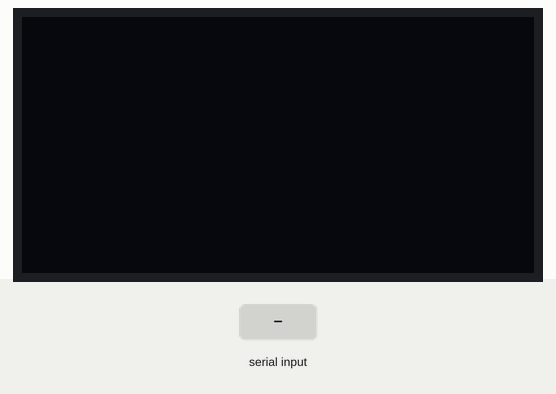
Simulated run of this sketch. Board: Arduino Uno, built with avr-gcc and run on an emulated ATmega328P. Shown: 128×64 one-colour display. Inputs (shaded band) come from the test bench.

Above: at 1.2 s.
1.3 s: "1\n" received over Serial
At 2.1 s:
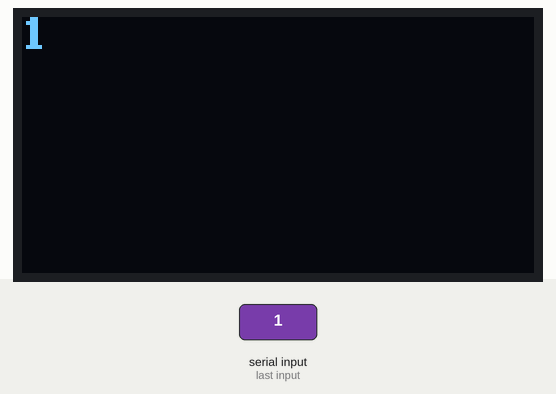
2.8 s: "0\n" received over Serial
At 3.3 s:
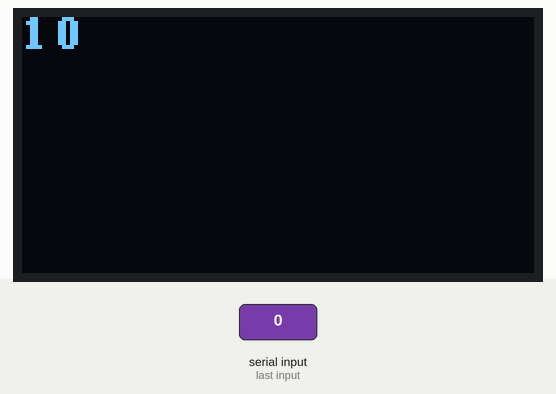
4.3 s: "2\n" received over Serial
At 5.7 s:
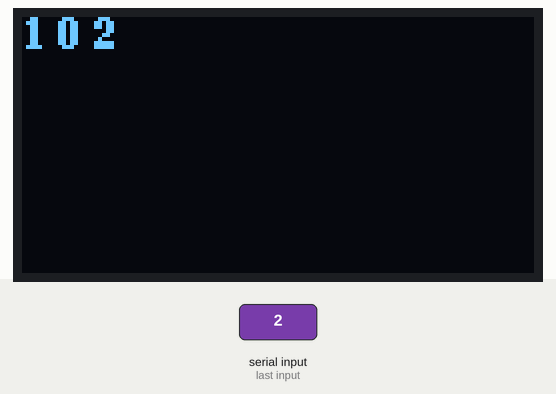
Timing chart, 0 to 7.3 s (numbered marks = the images above; inputs shaded):
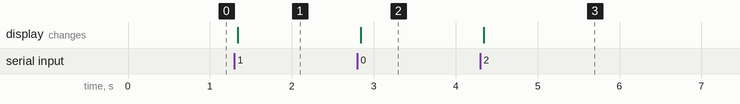

The sketch:

sh1106printin.ino
```cpp
#include <U8g2lib.h>
#include <Wire.h>
#include <Arduino.h>


U8G2_SH1106_128X64_NONAME_F_HW_I2C u8g2(U8G2_R0, U8X8_PIN_NONE);
U8G2LOG ulog;


uint8_t word_[16*8];
int bytesRead;
char input[16*8];
int length_;


void setup() {
  Serial.begin(9600);
  u8g2.begin();
  u8g2.setFont(u8g2_font_ncenB08_tr);
   ulog.begin(u8g2, 16, 8, word_);
  ulog.setRedrawMode(1);
  ulog.setLineHeightOffset(0);

}

void loop() {


  while(Serial.available() > 0)
  {
    length_ = Serial.readBytesUntil('\n', input, sizeof(input) - 1);
    if(input[length_] !=  ' ')
    {

      input[length_] = ' ';

    }
    input[length_  + 1] = '\0';

    ulog.print(input);
   }

}
```

Measured:
- after the input at 1.3 s, the display: changes at once (image 1)
- after the input at 2.8 s, the display: changes at once (image 2)
- after the input at 4.3 s, the display: changes at once (image 3)
